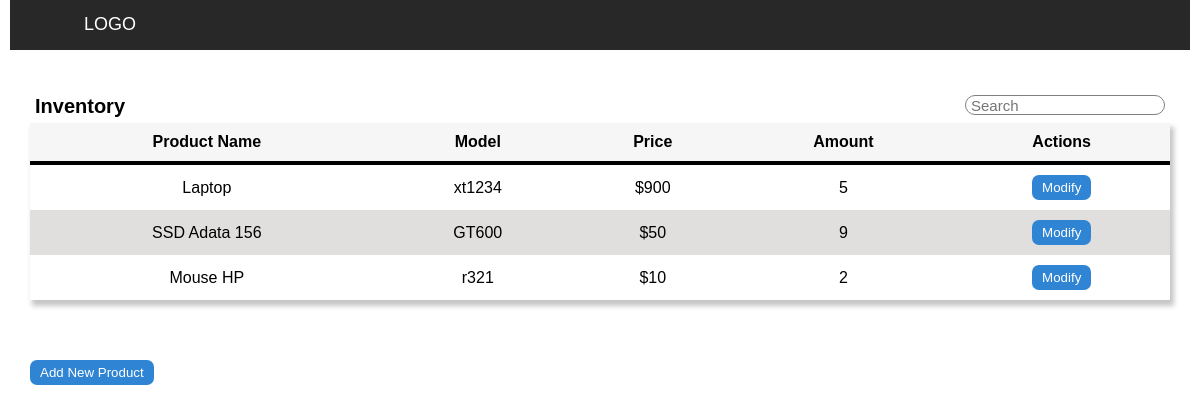
The app's page /inventory/product/1, older data.
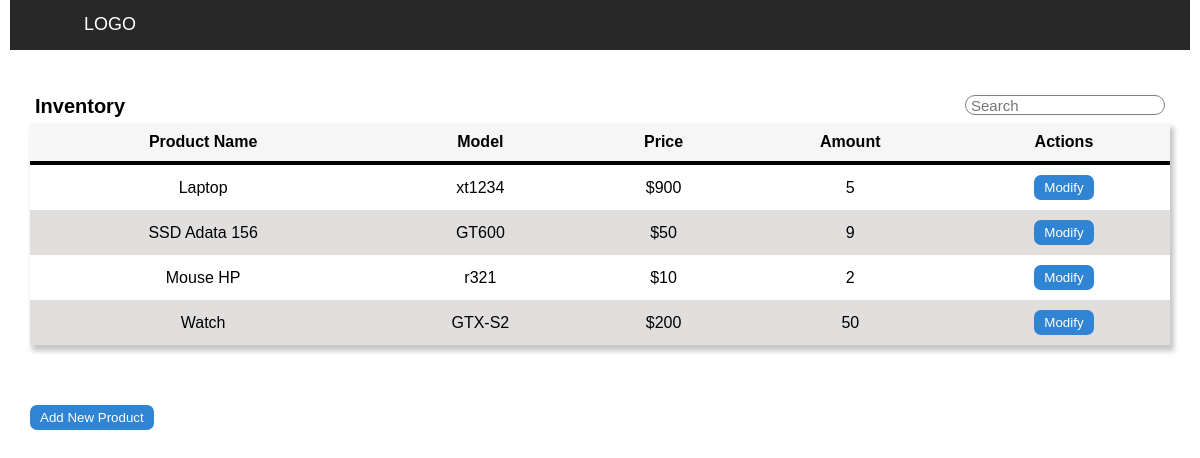
The same page, newer data.
### inventory/models.py (models this page shows)
class Product(models.Model):
    name = models.CharField(max_length=192, null=True)
    model =  models.CharField(max_length=192, null=True)
    price = models.IntegerField()
    stock = models.IntegerField()
    sold_number = models.IntegerField()

### inventory/views.py (the view, shortened to what this page needs)
# urls.py: path('product/<str:id>', views.product_controller, name='product_controller'),
def product_controller(request,id):
    products =  Product.objects.all()
    return render(request,"inventory/index.html",{"products":products})

### inventory/templates/inventory/index.html (shortened to what this page needs)
{% extends "inventory/layout.html" %}
{% block body %}
<div class="container">
    <div class="head-cont">
        <strong>Inventory </strong>
        <input class="head-cont" id="searchTerm" type="text" onkeyup="search_item()" placeholder="Search">
    </div>
    <table id="date-table">
        <thead>
            <th>Product Name</th>
            <th>Model</th>
            <th>Price</th>
            <th>Amount</th>
            <th>Actions</th>
        </thead>
        <tbody>
            {% for product in products %}
            <tr>
                <td>
                    <p class="row-product-{{product.id}}"> {{product.name}} </p>
                </td>
                <td>
                    <p class="row-product-{{product.id}}">{{product.model}}</p>
                </td>
                <td>
                    <p class="row-product-{{product.id}}"> ${{product.price}} </p>
                </td>
                <td>
                    <p class="row-product-{{product.id}}"> {{product.stock}} </p>
                </td>
                <td>
                    <button class="button_blue" id="button_blue-{{product.id}}" onclick="modify_product({{product.id}})"> Modify</button>
                </td>
            </tr>
            {%endfor%}
        </tbody>
    </table>
</div>
<div class="container">
    <button class="button_blue" onclick="show_form()"> Add New Product</button>
    <div class="container ft-center">
    </div>
</div>
{% endblock %}

Row changes from the older to the newer data that the page shows:
added Product: name "Watch", model "GTX-S2", price "200", stock "50"
